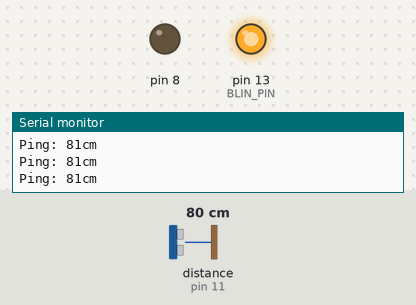
A sketch run on a simulated Arduino Uno, built with avr-gcc and run on an emulated ATmega328P. On the bench: output pins drawn as LEDs (lit = HIGH), the last lines printed to the serial monitor. Inputs (shaded band) come from the test bench; at power-on: distance to the obstacle (sensor on pin 11) 80 cm. The echo pulse lasts 58.3 µs per cm.

Above: at 1.5 s.
1.6 s: distance to the obstacle (sensor on pin 11) set to 91 cm
At 2.2 s:
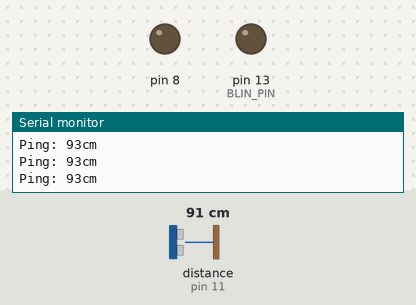
3.1 s: distance to the obstacle (sensor on pin 11) set to 4 cm
At 3.7 s:
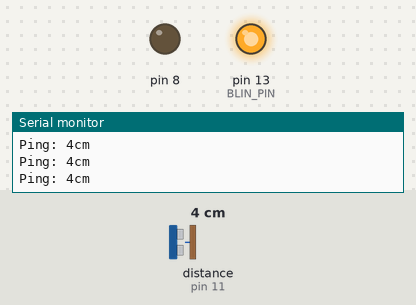
4.6 s: distance to the obstacle (sensor on pin 11) set to 120 cm
At 5.6 s:
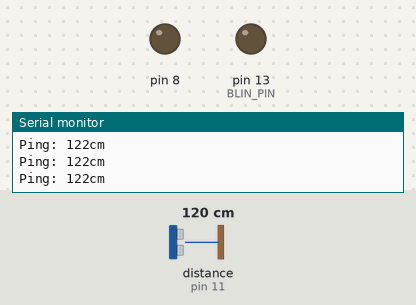
Timing chart, 0 to 7.6 s (numbered marks = the images above; inputs shaded):
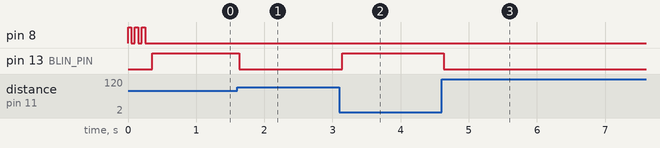

The sketch:

ultasonic.ino
```cpp
#include <NewPing.h>

// ---------------------------------------------------------------------------
// Example NewPing library sketch that does a ping about 20 times per second.
// ---------------------------------------------------------------------------

#include <NewPing.h>

#define TRIGGER_PIN  12  // Arduino pin tied to trigger pin on the ultrasonic sensor.
#define ECHO_PIN     11  // Arduino pin tied to echo pin on the ultrasonic sensor.
#define MAX_DISTANCE 1000 // Maximum distance we want to ping for (in centimeters). Maximum sensor distance is rated at 400-500cm.
#define BLIN_PIN 13   // Led pin

NewPing sonar(TRIGGER_PIN, ECHO_PIN, MAX_DISTANCE); // NewPing setup of pins and maximum distance.

void setup() {
  Serial.begin(9600); // Open serial monitor at 115200 baud to see ping results.
  pinMode(13, OUTPUT);
  pinMode(8, OUTPUT);
  beep(50);
  beep(50);
  beep(50);
}

void beep(int delayms){
  digitalWrite(8, HIGH);      // Almost any value can be used except 0 and 255
                           // experiment to get the best tone
  delay(delayms);          // wait for a delayms ms
  digitalWrite(8, LOW);       // 0 turns it off
  delay(delayms);          // wait for a delayms ms
}

void loop() {
  delay(50);                      // Wait 50ms between pings (about 20 pings/sec). 29ms should be the shortest delay between pings.
  unsigned int uS = sonar.ping(); // Send ping, get ping time in microseconds (uS).
  Serial.print("Ping: ");
  int distance_in_cm = uS / US_ROUNDTRIP_CM; //Convert ping time to distance
  Serial.print(distance_in_cm);// print result (0 = outside set distance range, no ping echo)
  if(distance_in_cm <=90){
    digitalWrite(13, HIGH);   // turn the LED on (HIGH is the voltage
  }
  else
      digitalWrite(13, LOW);
  Serial.println("cm");
}
```

Measured:
- the behaviour switches between 88 and 89 cm on distance to the obstacle (sensor on pin 11) (found by bisection; images 0 and 1)
- after the input at 1.6 s, pin 13 (BLIN_PIN): HIGH → LOW at once
- after the input at 3.1 s, pin 13 (BLIN_PIN): LOW → HIGH at once
- after the input at 4.6 s, pin 13 (BLIN_PIN): HIGH → LOW at once
